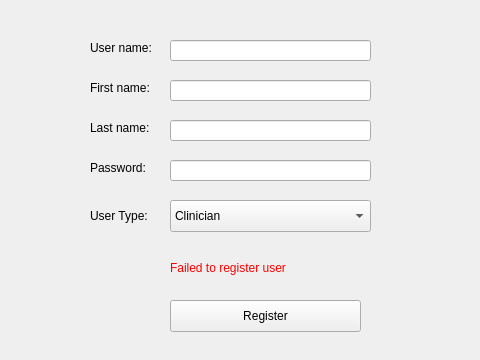
<?xml version="1.0" encoding="UTF-8"?>
<ui version="4.0">
 <class>Registration</class>
 <widget class="QWidget" name="Registration">
  <property name="geometry">
   <rect>
    <x>0</x>
    <y>0</y>
    <width>480</width>
    <height>360</height>
   </rect>
  </property>
  <property name="windowTitle">
   <string>Form</string>
  </property>
  <widget class="QLabel" name="label_2">
   <property name="geometry">
    <rect>
     <x>90</x>
     <y>160</y>
     <width>71</width>
     <height>16</height>
    </rect>
   </property>
   <property name="text">
    <string>Password:</string>
   </property>
  </widget>
  <widget class="QLabel" name="label_3">
   <property name="geometry">
    <rect>
     <x>90</x>
     <y>40</y>
     <width>71</width>
     <height>16</height>
    </rect>
   </property>
   <property name="text">
    <string>User name:</string>
   </property>
  </widget>
  <widget class="QLabel" name="label_4">
   <property name="geometry">
    <rect>
     <x>90</x>
     <y>205</y>
     <width>71</width>
     <height>21</height>
    </rect>
   </property>
   <property name="text">
    <string>User Type:</string>
   </property>
  </widget>
  <widget class="QLineEdit" name="passwordEdit">
   <property name="geometry">
    <rect>
     <x>170</x>
     <y>160</y>
     <width>201</width>
     <height>21</height>
    </rect>
   </property>
   <property name="echoMode">
    <enum>QLineEdit::Password</enum>
   </property>
  </widget>
  <widget class="QLineEdit" name="userNameEdit">
   <property name="geometry">
    <rect>
     <x>170</x>
     <y>40</y>
     <width>201</width>
     <height>21</height>
    </rect>
   </property>
  </widget>
  <widget class="QPushButton" name="registerButton">
   <property name="geometry">
    <rect>
     <x>170</x>
     <y>300</y>
     <width>191</width>
     <height>32</height>
    </rect>
   </property>
   <property name="text">
    <string>Register</string>
   </property>
  </widget>
  <widget class="QLabel" name="label_5">
   <property name="geometry">
    <rect>
     <x>90</x>
     <y>80</y>
     <width>71</width>
     <height>16</height>
    </rect>
   </property>
   <property name="text">
    <string>First name:</string>
   </property>
  </widget>
  <widget class="QLabel" name="label_6">
   <property name="geometry">
    <rect>
     <x>90</x>
     <y>120</y>
     <width>71</width>
     <height>16</height>
    </rect>
   </property>
   <property name="text">
    <string>Last name:</string>
   </property>
  </widget>
  <widget class="QLineEdit" name="firstNameEdit">
   <property name="geometry">
    <rect>
     <x>170</x>
     <y>80</y>
     <width>201</width>
     <height>21</height>
    </rect>
   </property>
  </widget>
  <widget class="QLineEdit" name="lastNameEdit">
   <property name="geometry">
    <rect>
     <x>170</x>
     <y>120</y>
     <width>201</width>
     <height>21</height>
    </rect>
   </property>
  </widget>
  <widget class="QComboBox" name="userTypeBox">
   <property name="geometry">
    <rect>
     <x>170</x>
     <y>200</y>
     <width>201</width>
     <height>32</height>
    </rect>
   </property>
   <item>
    <property name="text">
     <string>Clinician</string>
    </property>
   </item>
   <item>
    <property name="text">
     <string>Family Physician</string>
    </property>
   </item>
   <item>
    <property name="text">
     <string>Patient</string>
    </property>
   </item>
  </widget>
  <widget class="QLabel" name="errorLabel">
   <property name="enabled">
    <bool>true</bool>
   </property>
   <property name="geometry">
    <rect>
     <x>170</x>
     <y>260</y>
     <width>191</width>
     <height>16</height>
    </rect>
   </property>
   <property name="styleSheet">
    <string notr="true">color: red</string>
   </property>
   <property name="text">
    <string>Failed to register user</string>
   </property>
  </widget>
 </widget>
 <resources/>
 <connections/>
</ui>
